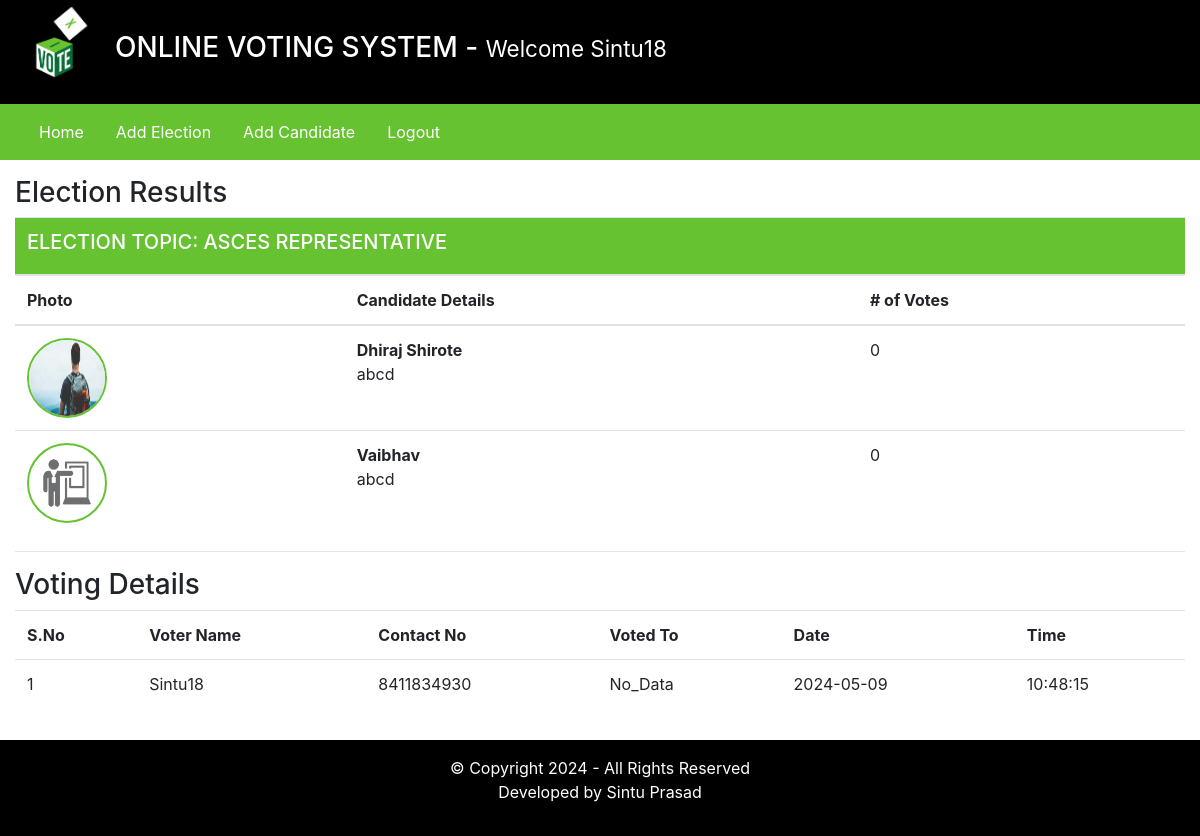
Page /admin/index.php?viewResult=7 (signed in) on the committed database.
### tables this page shows
CREATE TABLE `elections` (
  `id` int(11) NOT NULL,
  `election_topic` varchar(255) DEFAULT NULL,
  `no_of_candidates` int(11) DEFAULT NULL,
  `starting_date` date DEFAULT NULL,
  `ending_date` date DEFAULT NULL,
  `status` varchar(45) DEFAULT NULL,
  `inserted_by` varchar(255) DEFAULT NULL,
  `inserted_on` date DEFAULT NULL
);

CREATE TABLE `candidate_details` (
  `id` int(11) NOT NULL,
  `election_id` int(11) DEFAULT NULL,
  `candidate_name` varchar(255) DEFAULT NULL,
  `candidate_details` text DEFAULT NULL,
  `candidate_photo` text DEFAULT NULL,
  `inserted_by` varchar(255) DEFAULT NULL,
  `inserted_on` date DEFAULT NULL
);

CREATE TABLE `votings` (
  `id` int(11) NOT NULL,
  `election_id` int(11) DEFAULT NULL,
  `voters_id` int(11) DEFAULT NULL,
  `candidate_id` int(11) NOT NULL,
  `vote_date` date DEFAULT NULL,
  `vote_time` time DEFAULT NULL
);

CREATE TABLE `users` (
  `id` int(11) NOT NULL,
  `username` varchar(255) DEFAULT NULL,
  `contact_no` varchar(45) DEFAULT NULL,
  `password` text DEFAULT NULL,
  `user_role` varchar(45) DEFAULT NULL
);

### admin/inc/viewResults.php (the view, shortened to what this page needs)
<?php
    $election_id = $_GET['viewResult'];
?>
<div class="row my-3">
        <div class="col-12">
            <h3> Election Results </h3>
            <?php
                $fetchingActiveElections = mysqli_query($db, "SELECT * FROM elections WHERE id = '". $election_id ."'") or die(mysqli_error($db));
                $totalActiveElections = mysqli_num_rows($fetchingActiveElections);
                if($totalActiveElections > 0)
                {
                    while($data = mysqli_fetch_assoc($fetchingActiveElections))
                    {
                        $election_id = $data['id'];
                        $election_topic = $data['election_topic'];
                ?>
                        <table class="table">
                            <thead>
                                <tr>
                                    <th colspan="4" class="bg-green text-white"><h5> ELECTION TOPIC: <?php echo strtoupper($election_topic); ?></h5></th>
                                </tr>
                                <tr>
                                    <th> Photo </th>
                                    <th> Candidate Details </th>
                                    <th> # of Votes </th>
                                </tr>
                            </thead>
                            <tbody>
                            <?php
                                $fetchingCandidates = mysqli_query($db, "SELECT * FROM candidate_details WHERE election_id = '". $election_id ."'") or die(mysqli_error($db));
                                while($candidateData = mysqli_fetch_assoc($fetchingCandidates))
                                {
                                    $candidate_id = $candidateData['id'];
                                    $candidate_photo = $candidateData['candidate_photo'];
                                    $fetchingVotes = mysqli_query($db, "SELECT * FROM votings WHERE candidate_id = '". $candidate_id . "'") or die(mysqli_error($db));
                                    $totalVotes = mysqli_num_rows($fetchingVotes);
                            ?>
                                    <tr>
                                        <td> <img src="<?php echo $candidate_photo; ?>" class="candidate_photo"> </td>
                                        <td><?php echo "<b>" . $candidateData['candidate_name'] . "</b><br />" . $candidateData['candidate_details']; ?></td>
                                        <td><?php echo $totalVotes; ?></td>
                                    </tr>
                            <?php
                                }
                            ?>
                            </tbody>
                        </table>
                <?php
                    }
                }else {
                    echo "No any active election.";
                }
            ?>
            <hr>
            <h3>Voting Details</h3>
            <?php
                $fetchingVoteDetails = mysqli_query($db, "SELECT * FROM votings WHERE election_id = '". $election_id ."'");
                $number_of_votes = mysqli_num_rows($fetchingVoteDetails);
                if($number_of_votes > 0)
                {
                    $sno = 1;
            ?>
                    <table class="table">
                        <tr>
                            <th>S.No</th>
                            <th>Voter Name</th>
                            <th>Contact No</th>
                            <th>Voted To</th>
                            <th>Date </th>
                            <th>Time</th>
                        </tr>
            <?php
                    while($data = mysqli_fetch_assoc($fetchingVoteDetails))
                        {
                            $voters_id = $data['voters_id'];
                            $candidate_id = $data['candidate_id'];
                            $fetchingUsername = mysqli_query($db, "SELECT * FROM users WHERE id = '". $voters_id ."'") or die(mysqli_error($db));
                            $isDataAvailable = mysqli_num_rows($fetchingUsername);
                            $userData = mysqli_fetch_assoc($fetchingUsername);
                            if($isDataAvailable > 0)
                            {
                                $username = $userData['username'];
                                $contact_no = $userData['contact_no'];
                            }else {
                                $username = "No_Data";
                                $contact_no = $userData['contact_no'];
                            }
                            $fetchingCandidateName = mysqli_query($db, "SELECT * FROM candidate_details WHERE id = '". $candidate_id ."'") or die(mysqli_error($db));
                            $isDataAvailable = mysqli_num_rows($fetchingCandidateName);
                            $candidateData = mysqli_fetch_assoc($fetchingCandidateName);
                            if($isDataAvailable > 0)
                            {
                                $candidate_name = $candidateData['candidate_name'];
                            }else {
                                $candidate_name = "No_Data";
                            }
                ?>
                            <tr>
                                <td><?php echo $sno++; ?></td>
                                <td><?php echo $username; ?></td>
                                <td><?php echo $contact_no; ?></td>
                                <td><?php echo $candidate_name; ?></td>
                                <td><?php echo $data['vote_date']; ?></td>
                                <td><?php echo $data['vote_time']; ?></td>
                            </tr>
                <?php
                        }
                        echo "</table>";
                    }else {
                        echo "No any vote detail is available!";
                    }
                ?>
        </div>
    </div>

### admin/inc/header.php (shortened to what this page needs)
<!DOCTYPE html>
<html lang="en">
<head>
    <link rel="stylesheet" href="../assets/css/bootstrap.min.css">
    <link rel="stylesheet" href="../assets/css/style.css">
</head>
<body>
    <div class="container-fluid">
        <div class="row bg-black text-white">
            <div class="col-1">
                <img src="../assets/images/logo.gif" width="80px"/>
            </div>
            <div class="col-11 my-auto">
                <h3> ONLINE VOTING SYSTEM  - <small> Welcome  <?php echo $_SESSION['username']; ?></small> </h3>
            </div>
        </div>

### admin/inc/navigation.php (shortened to what this page needs)
<div class="row bg-green">
    <div class="col-12 bg-green">
    <nav class="navbar navbar-expand-lg navbar-light bg-green">
    <div class="collapse navbar-collapse" id="navbarSupportedContent">
        <ul class="navbar-nav mr-auto">
        <li class="nav-item">
            <a class="nav-link text-white mr-3" href="index.php?homepage=1">Home</a>
        </li>
        <li class="nav-item">
            <a class="nav-link text-white mr-3" href="index.php?addElectionPage=1">Add Election</a>
        </li>
        <li class="nav-item">
            <a class="nav-link text-white mr-3" href="index.php?addCandidatePage=1">Add Candidate</a>
        </li>
        <li class="nav-item">
            <a class="nav-link text-white mr-3" href="logout.php">Logout</a>
        </li>
         </ul>
    </div>
    </nav>
</div>
</div>

### admin/index.php
<?php
    require_once("inc/header.php");
    require_once("inc/navigation.php");
    if(isset($_GET['homepage']))
    {
        require_once("inc/homepage.php");
    }else if(isset($_GET['addElectionPage']))
    {
        require_once("inc/add_elections.php");
    }else if(isset($_GET['addCandidatePage']))
    {
        require_once("inc/add_candidates.php");
    }else if(isset($_GET['viewResult']))
    {
        require_once("inc/viewResults.php");
    }
?>
<?php
    require_once("inc/footer.php");
?>

### admin/inc/footer.php (shortened to what this page needs)
    <div class="row bg-black text-center text-white">
        <div class="col-12 my-3">
            <p> &copy; Copyright 2024 - All Rights Reserved  <br />
                Developed by Sintu Prasad
            </p>
        </div>
    </div>
</div>
</body>
</html>

### assets/css/style.css (style rules this page uses)
.text-white { color: #fff; }
.bg-black { background-color: #000; }
.bg-green { background-color: #67C232; }
.candidate_photo { width: 80px; height: 80px; border: 2px solid #67C232; border-radius: 100%; }

### rows in the picture
elections: election_topic "ASCES REPRESENTATIVE"
candidate_details: candidate_photo (picture), candidate_name "Dhiraj Shirote", candidate_details "abcd", totalVotes "0"
candidate_details: candidate_photo (picture), candidate_name "Vaibhav", candidate_details "abcd", totalVotes "0"
votings: users.username "Sintu18", users.contact_no "8411834930", candidate_name "No_Data", vote_date "2024-05-09", vote_time "10:48:15"

### other values in the picture
$_SESSION['username'] "Sintu18"
